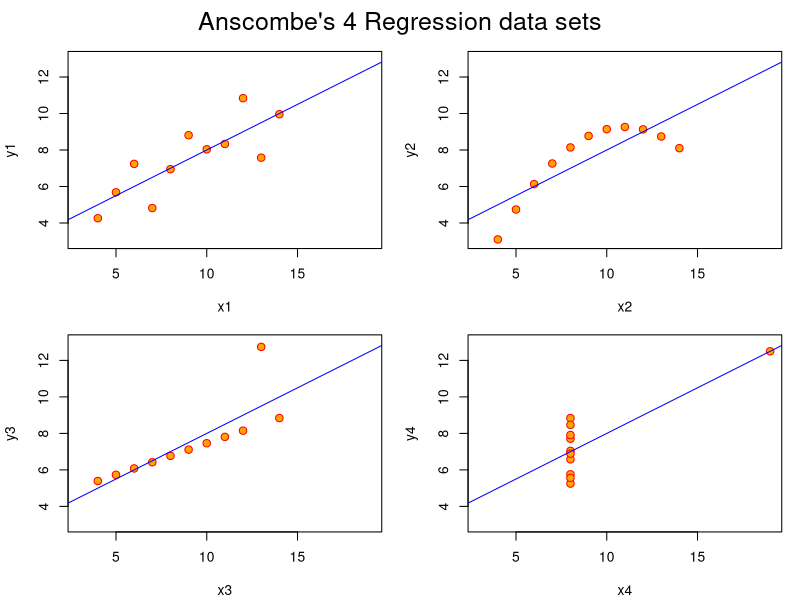
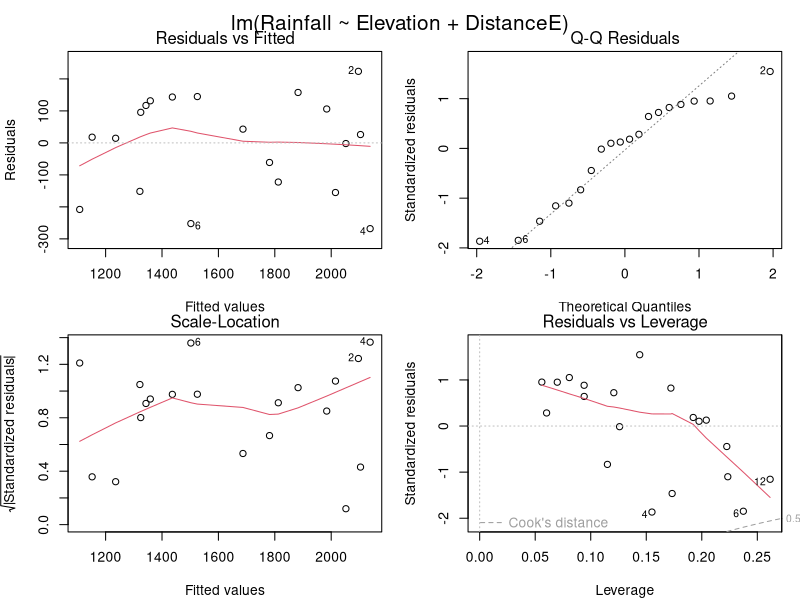

Reproduce these figures in R, in order.
## ---- chunk 1
anscombe
## ---- chunk 2
sapply(anscombe, mean)
sapply(anscombe, var)
## ---- chunk 3
# code from R help
ff <- y ~ x
mods <- setNames(as.list(1:4), paste0("lm", 1:4))
for (i in 1:4) {
    ff[2:3] <- lapply(paste0(c("y", "x"), i), as.name)
    mods[[i]] <- lmi <- lm(ff, data = anscombe)
    print(summary(lmi))
}
## ---- chunk 4
# code from R help
op <- par(mfrow = c(2, 2), mar = 0.1 + c(4, 4, 1, 1), oma = c(0, 0, 2, 0))
for (i in 1:4) {
    ff[2:3] <- lapply(paste0(c("y", "x"), i), as.name)
    plot(ff, data = anscombe, col = "red", pch = 21, bg = "orange", cex = 1.2, 
        xlim = c(3, 19), ylim = c(3, 13))
    abline(mods[[i]], col = "blue")
}
mtext("Anscombe's 4 Regression data sets", outer = TRUE, cex = 1.5)
## ---- chunk 5
RainScotland<-read.csv("data/Ferguson/RainScotland.csv")
OLS2<-lm(Rainfall~Elevation+DistanceE,data=RainScotland)
summary(OLS2)
## ---- chunk 6
par(mfrow=c(2,2))
plot(OLS2)
